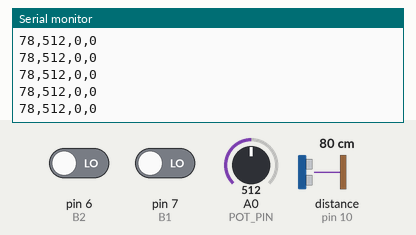
Recording of a sketch running on a simulated Arduino Uno, built with avr-gcc and run on an emulated ATmega328P. On the bench: the last lines printed to the serial monitor. Wiring (inferred from the names in the program): ultrasonic range finder: trigger pin 9; echo pin 10. The inputs (shaded band) are chosen by the test bench; at power-on: distance to the obstacle (sensor on pin 10) 80 cm, A0 (POT_PIN) = 512, pin 6 (B2) LOW, pin 7 (B1) LOW. The echo pulse lasts 58.3 µs per cm.

Above: at 1.2 s.
1.3 s: distance to the obstacle (sensor on pin 10) set to 2 cm
At 2.1 s:
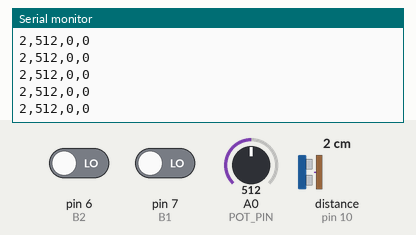
4.3 s: A0 (POT_PIN) set to 390
At 5.2 s:
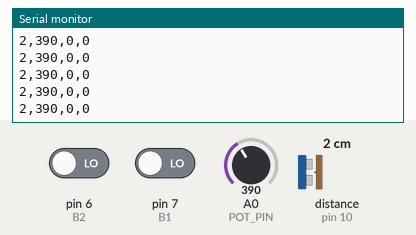
7.3 s: distance to the obstacle (sensor on pin 10) set to 35 cm
At 8.2 s:
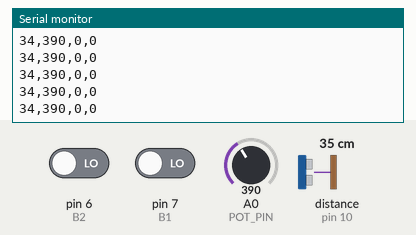
10.3 s: pin 6 (B2) driven HIGH
At 11.3 s:
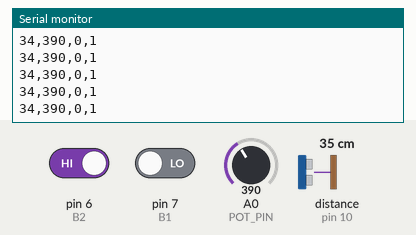
11.8 s: pin 7 (B1) driven HIGH
At 12.4 s:
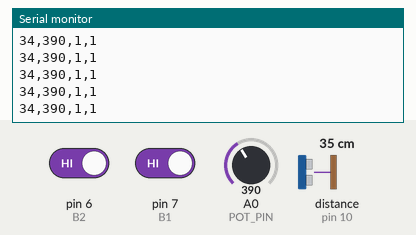
13.3 s: A0 (POT_PIN) set to 410
At 14.0 s:
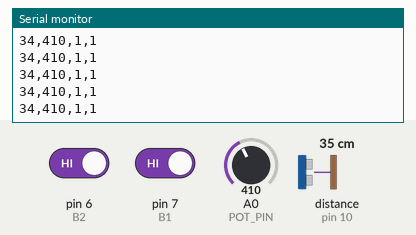
Timing chart, 0 to 15.8 s (numbered marks = the images above; inputs shaded):
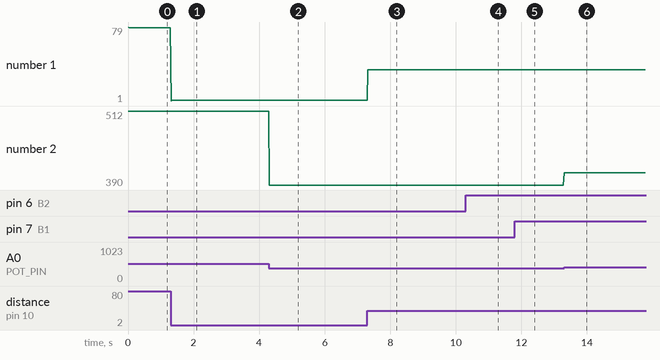

The sketch:

arduino_brain.ino
```cpp
#define B1 7
#define B2 6
#define TRIG_PIN 9
#define ECHO_PIN 10
#define POT_PIN A0

void setup() {
  pinMode(B1, INPUT);
  pinMode(B2, INPUT);
  pinMode(TRIG_PIN, OUTPUT);
  pinMode(ECHO_PIN, INPUT);

  Serial.begin(9600);
}

void loop() {
  // 1. Measure Distance (Ultrasonic)
  long duration;
  int distance;

  digitalWrite(TRIG_PIN, LOW);
  delayMicroseconds(2);
  digitalWrite(TRIG_PIN, HIGH);
  delayMicroseconds(10);
  digitalWrite(TRIG_PIN, LOW);

  duration = pulseIn(ECHO_PIN, HIGH);
  distance = duration * 0.034 / 2; // Calculate distance in cm

  // REMOVED THE 50CM CAP.
  // Now we just filter out "0" which is an error code.
  // We cap at 400 (hardware max) to prevent math errors.
  if (distance <= 0 || distance > 400) {
    distance = 400;
  }

  // 2. Read Potentiometer
  int potVal = analogRead(POT_PIN);

  // 3. Read Buttons
  int b1State = digitalRead(B1);
  int b2State = digitalRead(B2);

  // 4. Send Packet: distance,pot,b1,b2
  Serial.print(distance);
  Serial.print(",");
  Serial.print(potVal);
  Serial.print(",");
  Serial.print(b1State);
  Serial.print(",");
  Serial.println(b2State);

  delay(20);
}
```

Measured:
- after the input at 1.3 s, the serial monitor: prints a new line at once (image 1)
- after the input at 4.3 s, the serial monitor: prints a new line at once (image 2)
- after the input at 7.3 s, the serial monitor: prints a new line at once (image 3)
- after the input at 10.3 s, the serial monitor: prints a new line at once (image 4)
- after the input at 11.8 s, the serial monitor: prints a new line at once (image 5)
- after the input at 13.3 s, the serial monitor: prints a new line at once (image 6)
- plotted number 1: 78 → 2 after the input at 1.3 s, 2 → 34 after the input at 7.3 s
- plotted number 2: 512 → 390 after the input at 4.3 s, 390 → 410 after the input at 13.3 s
